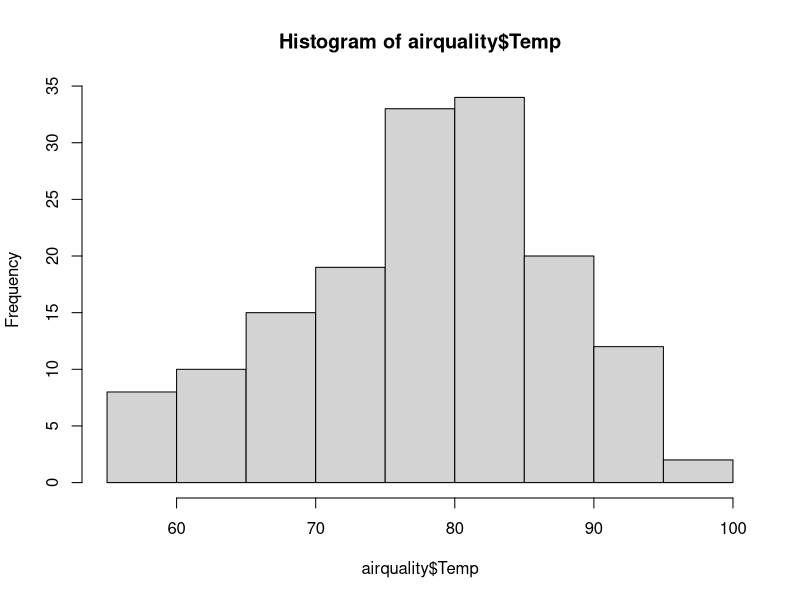
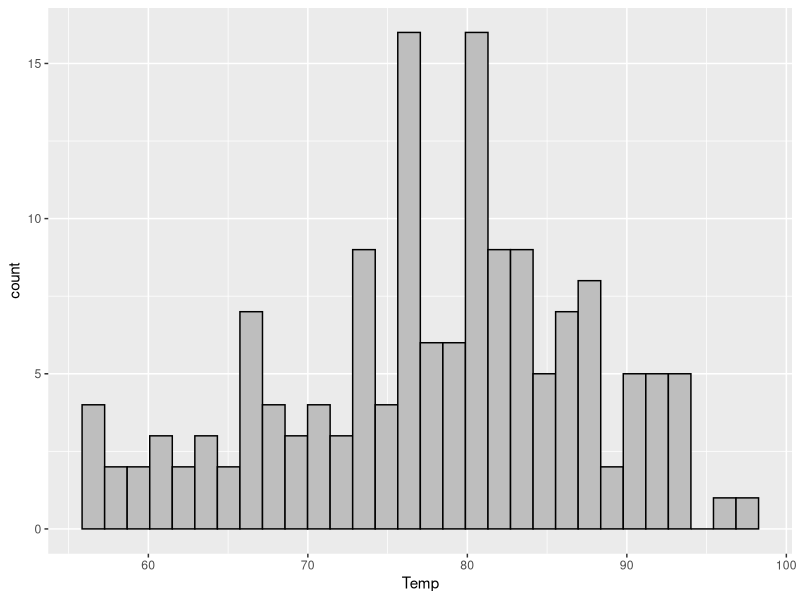

Here is the R script that generated these plots, in order:
ls("package:datasets")
head(euro)
?euro

#Example 1: airquality
#New York air quality and climate measurements

airquality
?airquality()
head(airquality)
str(airquality)

airquality$Month<-as.factor(airquality$Month)
airquality$Day<-as.factor(airquality$Day)
str(airquality)

#First, name a histogram
hist(airquality$Temp)
library(ggplot2)

ggplot(data=airquality, aes(x=Temp)) + geom_histogram(fill="gray",color="black")
